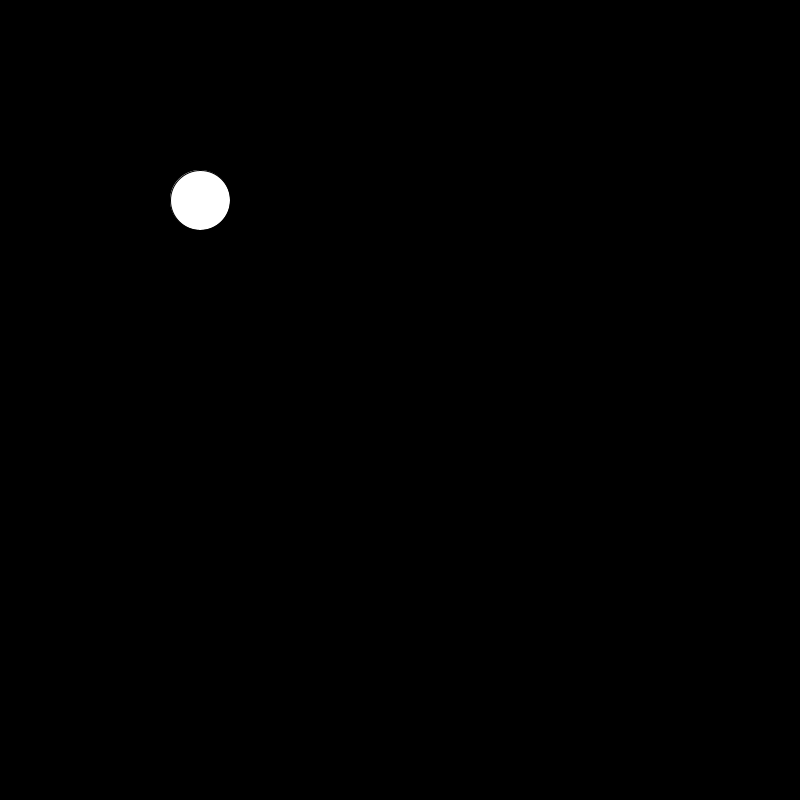
Frame 1 (no input)
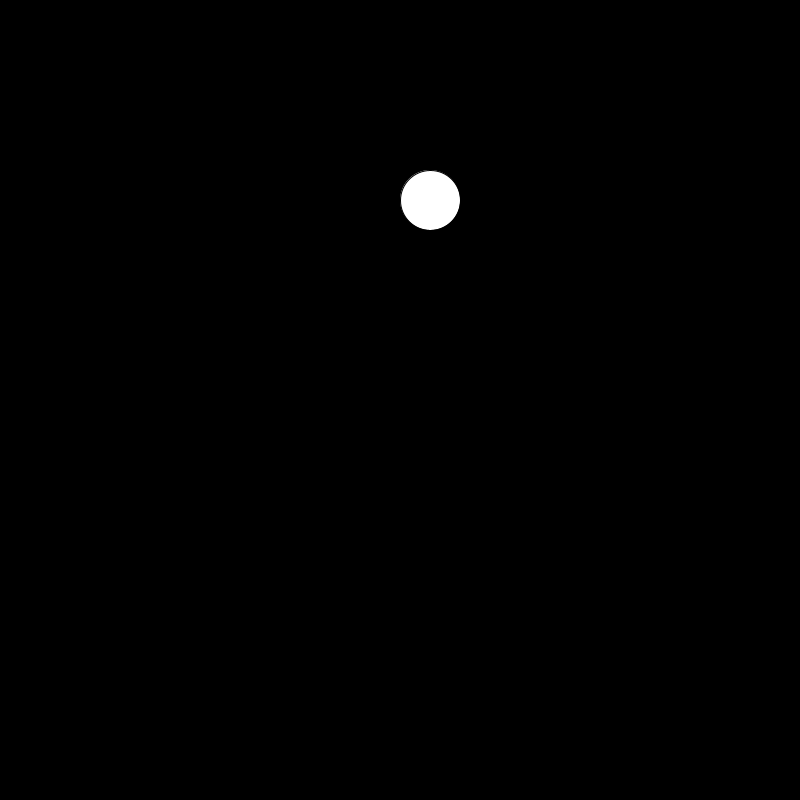
Frame 60 (the mouse pressed at the canvas centre just before this capture)
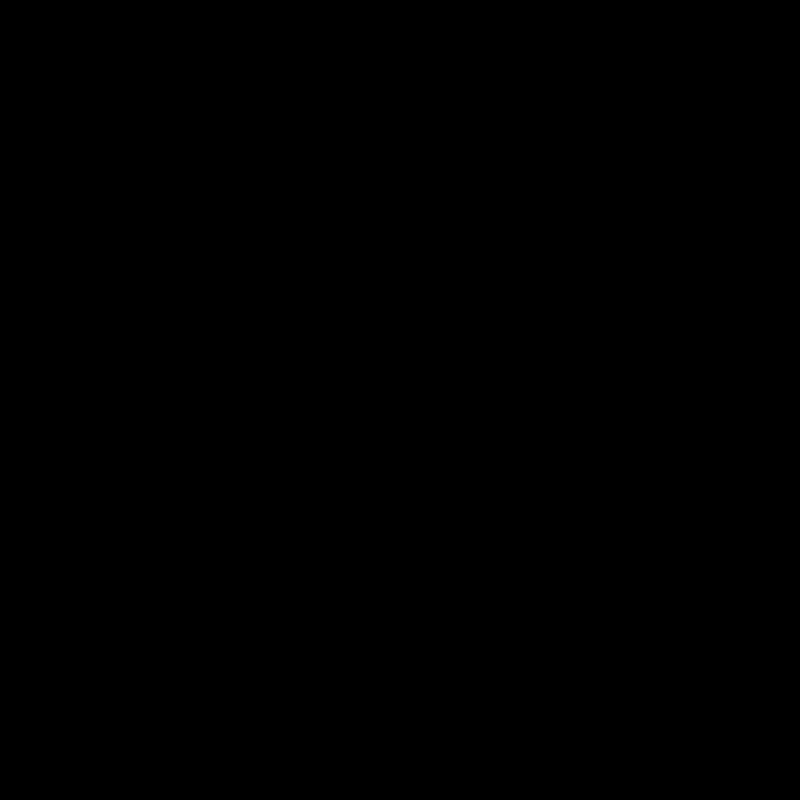
Frame 120 (the mouse held since frame 60 and released just before this capture)

The Processing sketch that drew these frames (run headless with seeded random() and noise(); from frame 60 on, the mouse is pressed at the canvas centre):

// Processing sketch: Week_7_Quiz
// ── Week_7_Quiz.pde
float ballW = 60;
float ballH = 60;
PVector velocity = new PVector (1,0);
PVector acceleration = new PVector (.1,0); 
PVector position = new PVector (200,200);
boolean isCaught = false;


void setup(){
 size(800,800);
 //position = new PVector(200,200);
 //velocity = new PVector(1,5);
 //acceleration = new PVector(0,1);
//checkBoundaries();
  
}

void draw(){
  background(0);
  ellipse(position.x, position.y, ballW, ballH);
  
 position.add(velocity);
 velocity.add(acceleration);
 //acceleration.rotate(radians(1));

  
}


void mousePressed(){
 if(dist(mouseX, mouseY, 200, 200) < ballW/2){
position = new PVector(200,200);
 velocity = new PVector(1,5);
 acceleration = new PVector(0,1);}
}

//void checkBoundaries(){
//  if(position.x > ballW - ballW/2){
//      position.x = ballW - ballW/2;
//      velocity.x *= -1; 
//    }
//    if(position.x < 0 + ballW/2) {
//      position.x = 0 + ballW/2;
//      velocity.x *= -1; 
//    }
//    if(position.y > ballH - ballW/2){
//      position.y = ballH - ballW/2;
//      velocity.y *= -1;   
//    }
//    if(position.y < 0 + ballW/2){
//      position.y = 0 + ballW/2;
//      velocity.y *= -1; 
//    } 
//}
